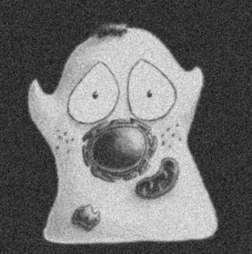
#> input picture week 4/image1_1.bmp, 252 x 254 px, shrunk from 414 x 417 before the run
$ jupyter execute lab04.ipynb
#> lines starting #> are read from the running program, lines starting #| are printed output that depends on the picture; after the words box and inside, x2 and y2 are one past the last pixel; in counts of white or black regions, pixels touching at a corner belong together
# <center>Aston University <br/><br/> CS3IVP: Image and Video Processing <br/><br/> Lab 04: First ASSESSED Lab - Group 1</center>

Academic year: 2025-2026 <br/>
<br/>
Lecturers:<br/>
Debaleena Roy <a href="mailto:d.roy@aston.ac.uk">d.roy@aston.ac.uk</a> <br/>
Office: MB265K <br/>

Martin Rudorfer <a href="mailto:m.rudorfer@aston.ac.uk">m.rudorfer@aston.ac.uk</a> <br/>
Office: MB214G <br/>

## Instructions
Submission is required for this laboratory. Please fill in your answers and submit the completed notebook (*.ipynb file) on blackboard in the section `Assessment Submission` and `Week 4 - Assessed Lab 1`.

**You have 40 minutes to complete this assessment, that is 5 minutes before the end of your session.**

We added some leeway for upload/submission issues, so the deadline on blackboard is a bit later. Following advice:
- make sure to submit the correct file, and
- make sure it is correctly submitted, and
- submit your work on time.

Your work will be subject to lateness penalty if submitted late. The lab has been designed so that it can be completed in 40 minutes to ensure that you have time to check your submission by the end of the session. There is a total of 20 marks per lab.

You are welcome to browse online documentation if necessary, but **you must not collaborate with others in any way**.

## Task 4.1

- <span style="color:#aa0000; font-family: monospace;">**Define**</span> a Numpy 3x3 matrix with random values.
- Print the matrix.
- The diagonal from the top left corner to the bottom right corner of a square matrix is called the **main diagonal or leading diagonal.** Use a python `for` loop to increase the values of the main diagonal of the previously defined matrix by 1.
- Print the final matrix.

Given your knowledge of **Lab 1** , this task should be straightforward.

<span style="color:#aa0000; font-family: monospace;">**[6 marks]**</span>
 - <span style="color:#aa0000; font-family: monospace;">**-1 marks if the matrices are not printed**</span>
 - <span style="color:#aa0000; font-family: monospace;">**-1 marks if the matrix does not contain random numbers**</span>

[cell 1]
import numpy as np

# WRITE YOUR CODE BELOW (DO NOT DELETE THIS LINE)

# create a 3x3 matrix with random values
arr = np.random.random((3,3))
# print the original matrix
print(f'3x3 matrix:\n{arr}')

# increase the values on the main diagonal by 1
for i in range(3):
    arr[i, i] = arr[i, i] + 1

# print the modified matrix
print(f'\nMatrix after increasing main diagonal by 1:\n {arr}')

# WRITE YOUR CODE ABOVE (DO NOT DELETE THIS LINE)

## Task 4.2a
<span style="color:#aa0000; font-family: monospace;">**Write**</span> a Python function `threshold_transform`:
 - It must take a grey image matrix and a `threshold` as arguments and return an image of the same shape and type.
 - The function must return an image with the values below the `threshold` value sent to black and all above or equal to it sent to white.
 - The images passed as arguments must be arrays, not the paths of the images on the file system.
 - The solution must not contain loops.

This task tests your knowledge of **Global Image Enhancement** and vectorised operations on numpy arrays.

Remember to return an image of type `np.uint8`, as otherwise the image will be displayed using the default float-to-colour map. To change the type of the arrays you can use the NumPy array method `astype`.

<span style="color:#aa0000; font-family: monospace;">**[5 marks]**</span>
 - <span style="color:#aa0000; font-family: monospace;">**-1 marks if the solution contains loops,**</span>
 - <span style="color:#aa0000; font-family: monospace;">**-1 marks if the input image is modified,**</span>
 - <span style="color:#aa0000; font-family: monospace;">**-2 marks if the returned image type is not `np.uint8`,**</span>
 - <span style="color:#aa0000; font-family: monospace;">**-2 marks if the argument is a path rather than an image.**</span>

Advice, only in case you are having difficulties:
- In Python, as in Java, parameters are usually references ([except for immutable objects](https://docs.python.org/3/faq/programming.html#how-do-i-write-a-function-with-output-parameters-call-by-reference)). Because of this, you should work on a copies of the images, and avoid modifying any input image (except in very specific cases where that is the desired behaviour). You can create a copy of a given image using the `np.array` constructor. For instance: `tmp = np.array(input_image)`.
- You can write the function and the code in the cell below. If you do not feel too confident writing Python functions, before writing the function, it may be easier for you to write the code inside it with a fixed threshold. Once you have the code working for a specific value, you can make it a function. (As usual, focus on one problem at a time!)

[cell 2]
import numpy as np
import matplotlib.pyplot as plt
from skimage.io import imread, imsave, imshow


# WRITE YOUR CODE BELOW (DO NOT DELETE THIS LINE)

def threshold_transform(image, threshold):
    # convert to numpy array
    tmp = np.array(image)

    # apply threshold
    result = np.where(tmp >= threshold, 255, 0)

    # result
    return result.astype(np.uint8)

# WRITE YOUR CODE ABOVE (DO NOT DELETE THIS LINE)

## Task 4.2b
<span style="color:#aa0000; font-family: monospace;">**Apply**</span> your function to `image1_1.bmp`, from the test images on Blackboard, with a threshold value of $140$. <span style="color:#aa0000; font-family: monospace;">**Display**</span> the input image and the resulting image in the same cell.

<span style="color:#aa0000; font-family: monospace;">**[2 marks]**</span>
 - <span style="color:#aa0000; font-family: monospace;">**-1 marks if more than one cell is used**</span>

[cell 3]
# WRITE YOUR CODE BELOW (DO NOT DELETE THIS LINE)

image = imread('image1_1.bmp')
#> image is the input picture: shape (254, 252, 3); min 13, max 242, mean 110.4
image_out = threshold_transform(image, 140)
#> in threshold_transform, `result = np.where(tmp >= threshold, 255, 0)`:
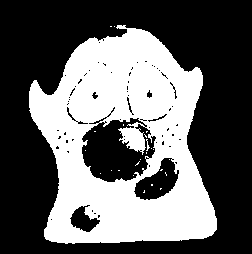
#> result: shape (254, 252, 3) int64; 38.8% white; 24 white regions (23 under 20 px), largest, box (x1, y1, x2, y2) and area: (29, 25, 217, 244) 24756

imshow(image)
plt.figure()
imshow(image_out)

# WRITE YOUR CODE ABOVE (DO NOT DELETE THIS LINE)

## Task 4.3

Take a look at `image2_1.bmp` from the test images on Blackboard. It contains circles and squares with different gray values. The objective of this task is to **isolate the circles while preserving their grey values**. All other regions (background and rectangular objects) should be set to zero (black).

<span style="color:#aa0000; font-family: monospace;">**Write**</span> a Python function `intensity_slicing`:
 - It must take a grey image matrix and a `threshold` as arguments and return an image of the same shape and type.
 - The function must return an image with the values either below or above the threshold sent to black. Decide whether it is below or above based on your picture and the objective.
 - The images passed as arguments must be arrays, not the paths of the images on the file system.
 - The solution must not contain loops.
 - The returned image should be a copy, so that the original image is not modified.

<span style="color:#aa0000; font-family: monospace;">**Find**</span> a suitable threshold:
 - Apply your function to the given image.
 - Display the input image and the resulting image in the same cell.
 - Adjust the threshold such that in the resulting image all circles are preserved and everything else is black.

This tests your knowledge of **Global Image Enhancement** and vectorised operations on numpy arrays **(see Lecture 02 and Lab 03)**.

Remember to return an image of type `np.uint8`, as otherwise the image will be displayed using the default float-to-colour map. To change the type of the arrays you can use the NumPy array method `astype`.

<span style="color:#aa0000; font-family: monospace;">**[7 marks]**</span>
 - <span style="color:#aa0000; font-family: monospace;">**-1 marks if the solution contains loops,**</span>
 - <span style="color:#aa0000; font-family: monospace;">**-1 marks if the input image is modified,**</span>
 - <span style="color:#aa0000; font-family: monospace;">**-2 marks if the returned value is not `np.uint8`,**</span>
 - <span style="color:#aa0000; font-family: monospace;">**-2 marks if argument is a path rather than an image,**</span>
 - <span style="color:#aa0000; font-family: monospace;">**-1 mark if the found threshold does not correctly isolate the circles.**</span>

[cell 4]
# WRITE YOUR CODE BELOW (DO NOT DELETE THIS LINE)

def intensity_slicing(image, threshold):
    tmp = np.array(image)
    result = np.where(tmp>=threshold, tmp, 0)
    return result.astype(np.uint8)

image = imread('image2_1.bmp', as_gray=True)
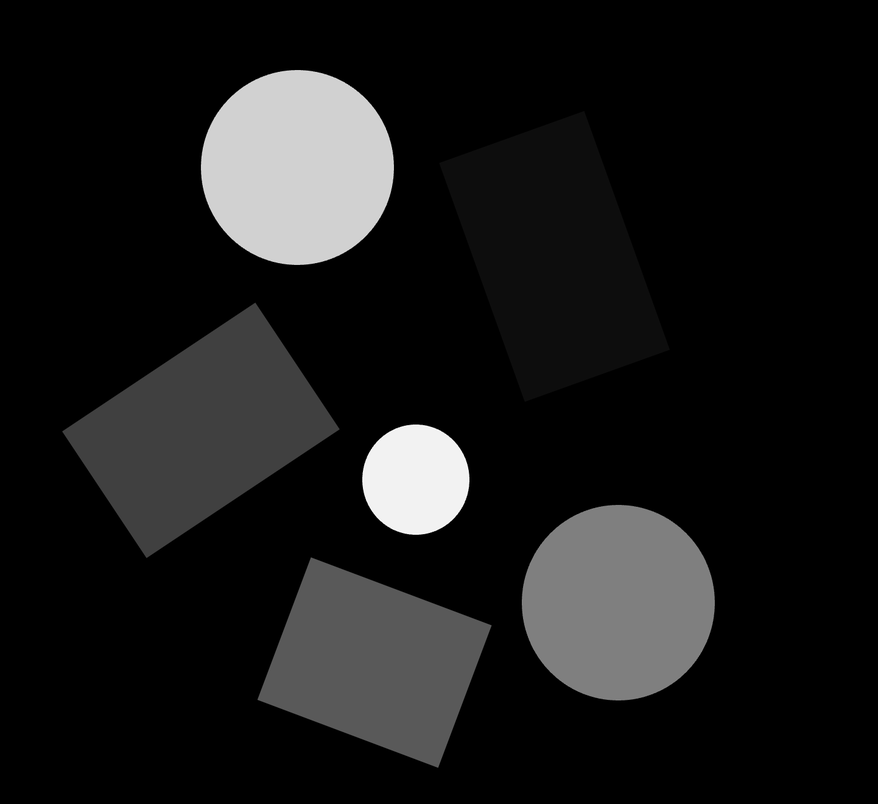
#> input picture week 4/image2_1.bmp, 878 x 804 px, shrunk from 1442 x 1320 before the run
#> image is the input picture: shape (804, 878); min 0, max 255, mean 24.9

image_out = intensity_slicing(image, 100)
#> in intensity_slicing, `result = np.where(tmp>=threshold, tmp, 0)`:
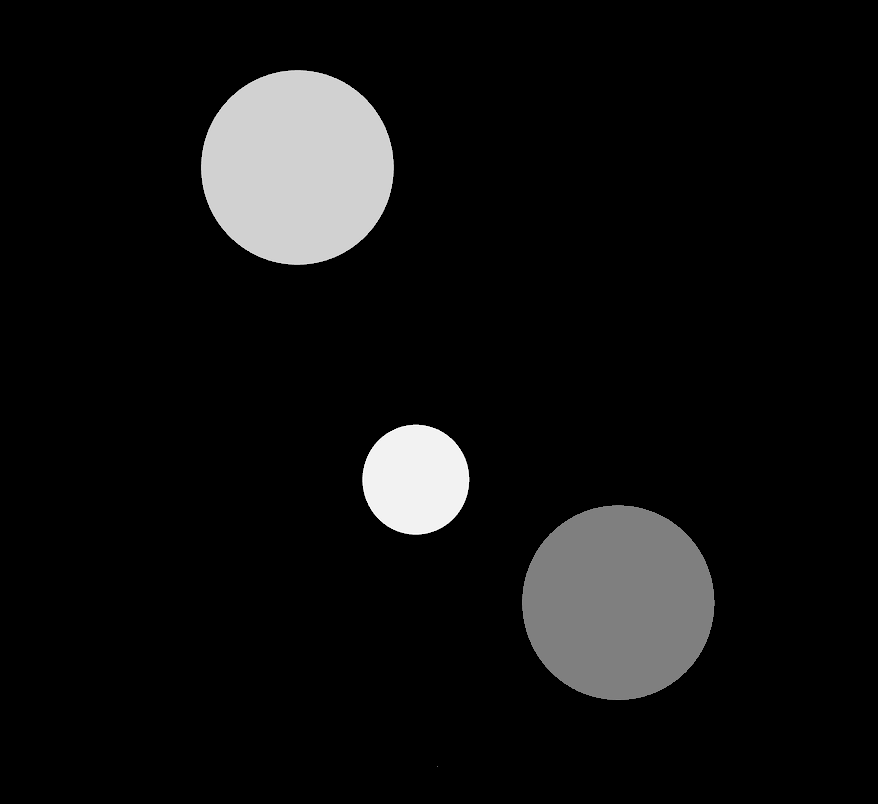
#> result: shape (804, 878); min 0, max 255, mean 17.2
imshow(image)
plt.figure()
imshow(image_out)

# WRITE YOUR CODE BELOW (DO NOT DELETE THIS LINE)
